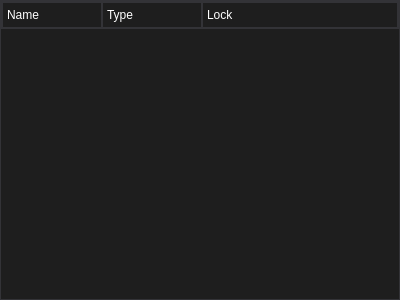
<?xml version="1.0" encoding="UTF-8"?>
<ui version="4.0">
 <class>ObjectViewerDockWidget</class>
 <widget class="QWidget" name="ObjectViewerDockWidget">
  <property name="geometry">
   <rect>
    <x>0</x>
    <y>0</y>
    <width>400</width>
    <height>300</height>
   </rect>
  </property>
  <property name="font">
   <font>
    <family>Arial</family>
   </font>
  </property>
  <property name="windowTitle">
   <string>Objects Viewer</string>
  </property>
  <property name="styleSheet">
   <string notr="true">/*
	Copyright 2013 Emanuel Claesson

	Licensed under the Apache License, Version 2.0 (the &quot;License&quot;);
	you may not use this file except in compliance with the License.
	You may obtain a copy of the License at

		http://www.apache.org/licenses/LICENSE-2.0

	Unless required by applicable law or agreed to in writing, software
	distributed under the License is distributed on an &quot;AS IS&quot; BASIS,
	WITHOUT WARRANTIES OR CONDITIONS OF ANY KIND, either express or implied.
	See the License for the specific language governing permissions and
	limitations under the License.
*/

/*
	COLOR_DARK     = #1e1e1e
	COLOR_MEDIUM   = #2d2d30
	COLOR_MEDLIGHT = #333337
	COLOR_LIGHT    = #FFFFFF
	COLOR_ACCENT   = #3f3f46
*/

* {
	background: #1e1e1e;
	color: #FFFFFF;
	border: 1px solid #333337;
}

QWidget::item:selected {
	background: #3f3f46;
}

QCheckBox, QRadioButton {
	border: none;
}

QRadioButton::indicator, QCheckBox::indicator {
	width: 13px;
	height: 13px;
}

QRadioButton::indicator::unchecked, QCheckBox::indicator::unchecked {
	border: 1px solid #333337;
	background: none;
}

QRadioButton::indicator:unchecked:hover, QCheckBox::indicator:unchecked:hover {
	border: 1px solid #FFFFFF;
}

QRadioButton::indicator::checked, QCheckBox::indicator::checked {
	border: 1px solid #333337;
	background: #333337;
}

QRadioButton::indicator:checked:hover, QCheckBox::indicator:checked:hover {
	border: 1px solid #FFFFFF;
	background: #FFFFFF;
}

QGroupBox {
	margin-top: 6px;
}

QGroupBox::title {
	top: -7px;
	left: 7px;
}

QScrollBar {
	border: 1px solid #686868;
	background: #1e1e1e;
}

QScrollBar:horizontal {
	height: 15px;
	margin: 0px 0px 0px 32px;
}

QScrollBar:vertical {
	width: 15px;
	margin: 32px 0px 0px 0px;
}

QScrollBar::handle {
	background: #2d2d30;
	border: 1px solid #333337;
}

QScrollBar::handle:horizontal {
	border-width: 0px 1px 0px 1px;
}

QScrollBar::handle:vertical {
	border-width: 1px 0px 1px 0px;
}

QScrollBar::handle:horizontal {
	min-width: 20px;
}

QScrollBar::handle:vertical {
	min-height: 20px;
}

QScrollBar::add-line, QScrollBar::sub-line {
	background:#2d2d30;
	border: 1px solid #333337;
	subcontrol-origin: margin;
}

QScrollBar::add-line {
	position: absolute;
}

QScrollBar::add-line:horizontal {
	width: 15px;
	subcontrol-position: left;
	left: 15px;
}

QScrollBar::add-line:vertical {
	height: 15px;
	subcontrol-position: top;
	top: 15px;
}

QScrollBar::sub-line:horizontal {
	width: 15px;
	subcontrol-position: top left;
}

QScrollBar::sub-line:vertical {
	height: 15px;
	subcontrol-position: top;
}

QScrollBar:left-arrow, QScrollBar::right-arrow, QScrollBar::up-arrow, QScrollBar::down-arrow {
	border: 1px solid #333337;
	width: 3px;
	height: 3px;
}

QScrollBar::add-page, QScrollBar::sub-page {
	background: none;
}

QAbstractButton:hover {
	background: #2d2d30;
}

QAbstractButton:pressed {
	background: #333337;
}

QAbstractItemView {
	show-decoration-selected: 1;
	selection-background-color: #3f3f46;
	selection-color: #FFFFFF;
	alternate-background-color: #2d2d30;
}

QHeaderView {
	border: 1px solid #333337;
}

QHeaderView::section {
	background: #1e1e1e;
	border: 1px solid #333337;
	padding: 4px;
}

QHeaderView::section:selected, QHeaderView::section::checked {
	background: #2d2d30;
}

QTableView {
	gridline-color: #333337;
}

QTabBar {
	margin-left: 2px;
}

QTabBar::tab {
	border-radius: 0px;
	padding: 4px;
	margin: 4px;
}

QTabBar::tab:selected {
	background: #2d2d30;
}

QComboBox::down-arrow {
	border: 1px solid #333337;
	background: #2d2d30;
}

QComboBox::drop-down {
	border: 1px solid #333337;
	background: #2d2d30;
}

QComboBox::down-arrow {
	width: 3px;
	height: 3px;
	border: 1px solid #333337;
}

QAbstractSpinBox {
	padding-right: 15px;
}

QAbstractSpinBox::up-button, QAbstractSpinBox::down-button {
	border: 1px solid #333337;
	background: #2d2d30;
	subcontrol-origin: border;
}

QAbstractSpinBox::up-arrow, QAbstractSpinBox::down-arrow {
	width: 3px;
	height: 3px;
	border: 1px solid #333337;
}

QSlider {
	border: none;
}

QSlider::groove:horizontal {
	height: 5px;
	margin: 4px 0px 4px 0px;
}

QSlider::groove:vertical {
	width: 5px;
	margin: 0px 4px 0px 4px;
}

QSlider::handle {
	border: 1px solid #333337;
	background: #2d2d30;
}

QSlider::handle:horizontal {
	width: 15px;
	margin: -4px 0px -4px 0px;
}

QSlider::handle:vertical {
	height: 15px;
	margin: 0px -4px 0px -4px;
}

QSlider::add-page:vertical, QSlider::sub-page:horizontal {
	background: #3f3f46;
}

QSlider::sub-page:vertical, QSlider::add-page:horizontal {
	background: #2d2d30;
}

QLabel {
	border: none;
}

QProgressBar {
	text-align: center;
}

QProgressBar::chunk {
	width: 1px;
	background-color: #3f3f46;
}

QMenu::separator {
	background: #2d2d30;
}</string>
  </property>
  <property name="locale">
   <locale language="English" country="UnitedStates"/>
  </property>
  <layout class="QVBoxLayout" name="verticalLayout">
   <property name="spacing">
    <number>0</number>
   </property>
   <property name="leftMargin">
    <number>0</number>
   </property>
   <property name="topMargin">
    <number>0</number>
   </property>
   <property name="rightMargin">
    <number>0</number>
   </property>
   <property name="bottomMargin">
    <number>0</number>
   </property>
   <item>
    <widget class="QTreeWidget" name="_tree">
     <property name="font">
      <font>
       <family>Arial</family>
      </font>
     </property>
     <property name="dragEnabled">
      <bool>false</bool>
     </property>
     <property name="dragDropMode">
      <enum>QAbstractItemView::NoDragDrop</enum>
     </property>
     <property name="alternatingRowColors">
      <bool>true</bool>
     </property>
     <property name="selectionMode">
      <enum>QAbstractItemView::ExtendedSelection</enum>
     </property>
     <property name="rootIsDecorated">
      <bool>true</bool>
     </property>
     <property name="uniformRowHeights">
      <bool>true</bool>
     </property>
     <attribute name="headerDefaultSectionSize">
      <number>100</number>
     </attribute>
     <column>
      <property name="text">
       <string>Name</string>
      </property>
      <property name="font">
       <font>
        <family>Arial</family>
       </font>
      </property>
     </column>
     <column>
      <property name="text">
       <string>Type</string>
      </property>
      <property name="font">
       <font>
        <family>Arial</family>
       </font>
      </property>
     </column>
     <column>
      <property name="text">
       <string>Lock</string>
      </property>
      <property name="font">
       <font>
        <family>Arial</family>
       </font>
      </property>
     </column>
    </widget>
   </item>
  </layout>
 </widget>
 <resources/>
 <connections/>
</ui>
